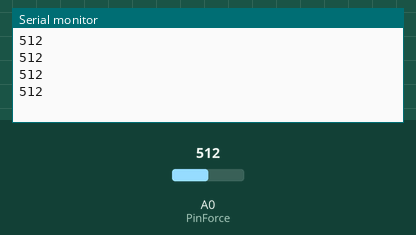
Recording of a sketch running on a simulated Arduino Uno, built with avr-gcc and run on an emulated ATmega328P. Parts: the last lines printed to the serial monitor. The inputs (shaded band) are chosen by the test bench; at power-on: A0 (PinForce) = 512.

Above: at 1.2 s.
1.3 s: A0 (PinForce) set to 716
At 1.71 s:
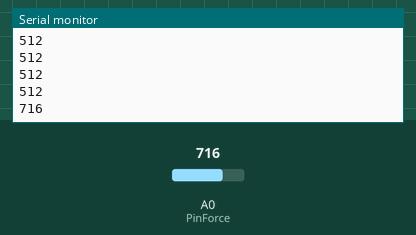
2.8 s: A0 (PinForce) set to 900
At 2.91 s:
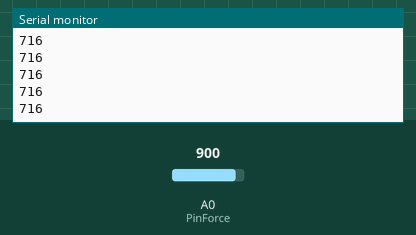
Timing chart, 0 to 5.8 s (numbered marks = the images above; inputs shaded):
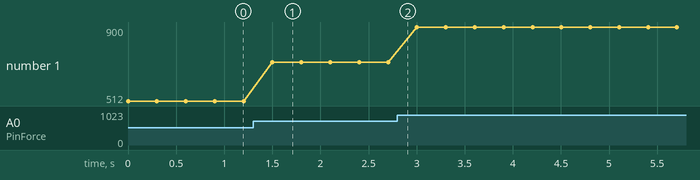

Measured:
- after the input at 1.3 s, the serial monitor: prints a new line after 0.20 s (image 1)
- plotted number 1: 512 → 716 after the input at 1.3 s, 716 → 900 after the input at 2.8 s

The sketch:

sketch_sep12a.ino
```cpp
const byte PinForce = A0;

void setup() {
  Serial.begin(9600);
}

void loop() {
  int force = analogRead(PinForce);
  Serial.println(force);             // send to PC as text line
  delay(300);                        // ~3 readings per second
}
```
